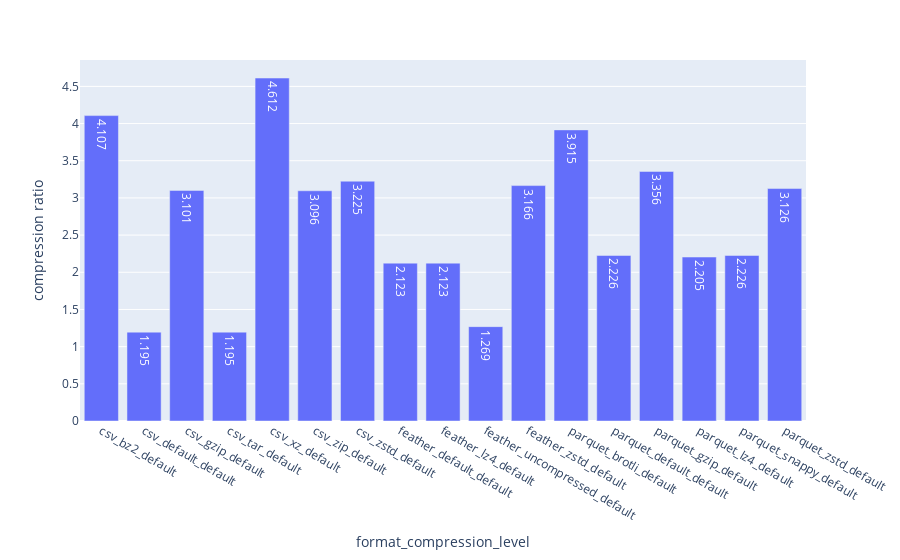

Notebook code cell kept with this figure:
### Code cell
fig = px.bar(df_default_cl, x="method_compression_with_level", y="comp_ratio", text_auto=True,
             labels={"comp_ratio": "compression ratio",
                     "method_compression_with_level": "format_compression_level"},)
fig.show()
fig.write_image("./plots_category/pandas_ff_bar_comp_ratio.svg")

### Figure 1 — Plotly figure (JSON) as saved in the notebook; plotly's stock layout.template omitted (floating-point values rounded to 4 significant figures)
{"data": [{"alignmentgroup": "True", "hovertemplate": "format_compression_level=%{x}<br>compression ratio=%{y}<extra></extra>", "legendgroup": "", "marker": {"color": "#636efa", "pattern": {"shape": ""}}, "name": "", "offsetgroup": "", "orientation": "v", "showlegend": false, "textposition": "auto", "texttemplate": "%{y}", "type": "bar", "x": ["csv_bz2_default", "csv_default_default", "csv_gzip_default", "csv_tar_default", "csv_xz_default", "csv_zip_default", "csv_zstd_default", "feather_default_default", "feather_lz4_default", "feather_uncompressed_default", "feather_zstd_default", "parquet_brotli_default", "parquet_default_default", "parquet_gzip_default", "parquet_lz4_default", "parquet_snappy_default", "parquet_zstd_default"], "xaxis": "x", "y": [4.107, 1.195, 3.101, 1.195, 4.612, 3.096, 3.225, 2.123, 2.123, 1.269, 3.166, 3.915, 2.226, 3.356, 2.205, 2.226, 3.126], "yaxis": "y"}], "layout": {"barmode": "relative", "legend": {"tracegroupgap": 0}, "margin": {"t": 60}, "xaxis": {"anchor": "y", "domain": [0, 1], "title": {"text": "format_compression_level"}}, "yaxis": {"anchor": "x", "domain": [0, 1], "title": {"text": "compression ratio"}}}}
